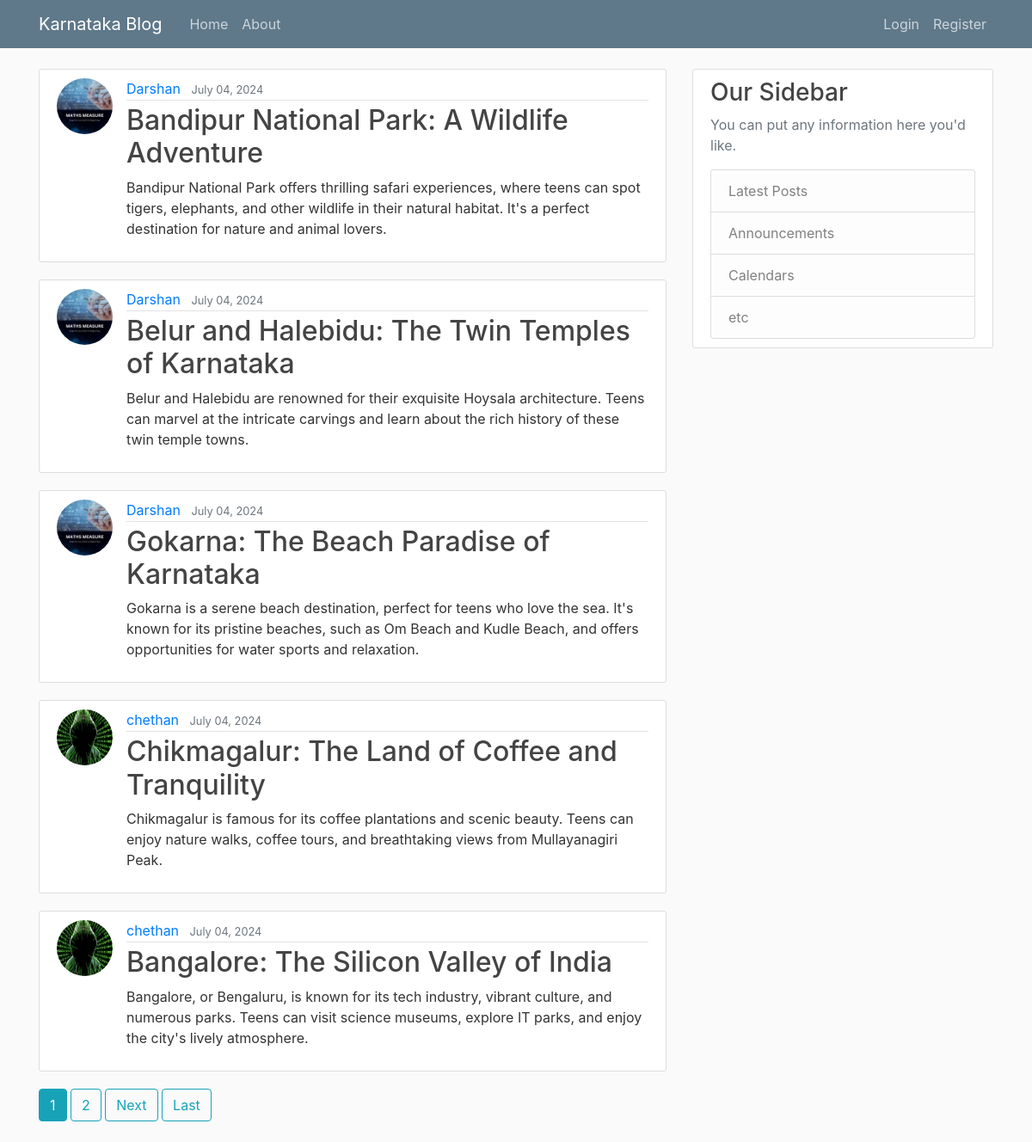
The page / on the database its author committed.
### blog/models.py (models this page shows, shortened)
class Post(models.Model):
    title = models.CharField(max_length=100)
    content = models.TextField()
    date_posted = models.DateTimeField(default= timezone.now)
    author = models.ForeignKey(User,on_delete= models.CASCADE)

### user/models.py (models this page shows, shortened)
class Profile(models.Model):
    user = models.OneToOneField(User, on_delete=models.CASCADE)
    image = models.ImageField(default='default.jpg', upload_to='profile_pics/')
    country_name = models.CharField(max_length=100)

### blog/views.py (the view)
# urls.py: path('',PostListView.as_view(),name='blog-home'),
class PostListView(ListView):
    model = Post
    template_name = 'blog/home.html'
    context_object_name = 'posts'
    ordering = ['-date_posted']
    paginate_by = 5

### blog/templates/blog/home.html (shortened to what this page needs)
 {% extends "blog/base.html" %}
 {%block content %}
         {% for post in posts%}
             <article class="media content-section">
                 <img class="rounded-circle article-img" src="{{ post.author.profile.image.url }}">
                  <div class="media-body">
                    <div class="article-metadata">
                      <a class="mr-2" href="{% url 'user-posts' post.author.username %}">{{ post.author }}</a>
                      <small class="text-muted">{{ post.date_posted|date:"F d, Y" }}</small>
                    </div>
                    <h2><a class="article-title" href="{% url 'post-detail'  post.id %}">{{ post.title }}</a></h2>
                    <p class="article-content">{{ post.content }}</p>
                  </div>
             </article>
         {% endfor%}
         {% if is_paginated %}
             {% for num in page_obj.paginator.page_range %}
                 {% if page_obj.number == num %}
                       <a class="btn btn-info mb-4" href="?page={{ num }}">{{ num }}</a>
                 {% elif num > page_obj.number|add:'-3' and num < page_obj.number|add:'3'  %}
                     <a class="btn btn-outline-info mb-4" href="?page={{ num }}">{{ num }}</a>
                 {% endif %}
             {% endfor %}
             {% if page_obj.has_next %}
                <a class="btn btn-outline-info mb-4" href="?page={{ page_obj.next_page_number }}">Next</a>
                <a class="btn btn-outline-info mb-4" href="?page={{ page_obj.paginator.num_pages }}">Last</a>
             {% endif %}
        {% endif %}
{% endblock content %}

### blog/templates/blog/base.html (shortened to what this page needs)
<!DOCTYPE html>
{% load static %}
<html lang="en">
<head>
    <link rel="stylesheet" href="https://cdn.jsdelivr.net/npm/bootstrap@4.0.0/dist/css/bootstrap.min.css">
    <link rel="stylesheet" type="text/css" href="{% static 'blog/main.css' %}">
</head>
<body>
<header class="site-header">
    <nav class="navbar navbar-expand-md navbar-dark bg-steel fixed-top">
        <div class="container">
            <a class="navbar-brand mr-4" href="/">Karnataka Blog</a>
            <div class="collapse navbar-collapse" id="navbarToggle">
                <div class="navbar-nav mr-auto">
                    <a class="nav-item nav-link" href="{% url 'blog-home' %}">Home</a>
                    <a class="nav-item nav-link" href="{% url 'blog-about' %}">About</a>
                </div>
                <div class="navbar-nav">
                    {% if user.is_authenticated %}
                      <a class="nav-item nav-link" href="{% url 'post-create' %}">New Post</a>
                      <a class="nav-item nav-link" href="{% url 'profile' %}">Profile</a>
                        <form id="logout-form" method="POST" action="{% url 'logout' %}" style="display: none;">
                            {% csrf_token %}
                        </form>
                        <a class="nav-item nav-link" href="#" onclick="document.getElementById('logout-form').submit();">Logout</a>
                    {% else %}
                        <a class="nav-item nav-link" href="{% url 'login' %}">Login</a>
                        <a class="nav-item nav-link" href="{% url 'register' %}">Register</a>
                    {% endif %}
                </div>
            </div>
        </div>
    </nav>
</header>
<main role="main" class="container">
    <div class="row">
        <div class="col-md-8">
            {% block content %}{% endblock %}
        </div>
        <div class="col-md-4">
            <div class="content-section">
                <h3>Our Sidebar</h3>
                <p class="text-muted">You can put any information here you'd like.</p>
                <ul class="list-group">
                    <li class="list-group-item list-group-item-light">Latest Posts</li>
                    <li class="list-group-item list-group-item-light">Announcements</li>
                    <li class="list-group-item list-group-item-light">Calendars</li>
                    <li class="list-group-item list-group-item-light">etc</li>
                </ul>
            </div>
        </div>
    </div>
</main>
</body>
</html>

### blog/static/blog/main.css (style rules this page uses)
body { background: #fafafa; color: #333333; margin-top: 5rem; }
h1, h2, h3, h4, h5, h6 { color: #444444; }
ul { margin: 0; }
.bg-steel { background-color: #5f788a; }
.site-header .navbar-nav .nav-link { color: #cbd5db; }
.content-section { background: #ffffff; padding: 10px 20px; border: 1px solid #dddddd; border-radius: 3px; margin-bottom: 20px; }
.article-title { color: #444444; }
.article-content { white-space: pre-line; }
.article-img { height: 65px; width: 65px; margin-right: 16px; }
.article-metadata { padding-bottom: 1px; margin-bottom: 4px; border-bottom: 1px solid #e3e3e3 }

### rows shown on the page
Post: author.profile.image (picture), author "Darshan", date_posted "July 04, 2024", title "Bandipur National Park: A Wildlife Adventure", content "Bandipur National Park offers thrilling safari experiences, where teens can spot tigers, elephants, and other wildlife in their natural habitat. It's a perfect destination for nature and animal lovers."
Post: author.profile.image (picture), author "Darshan", date_posted "July 04, 2024", title "Belur and Halebidu: The Twin Temples of Karnataka", content "Belur and Halebidu are renowned for their exquisite Hoysala architecture. Teens can marvel at the intricate carvings and learn about the rich history of these twin temple towns."
Post: author.profile.image (picture), author "Darshan", date_posted "July 04, 2024", title "Gokarna: The Beach Paradise of Karnataka", content "Gokarna is a serene beach destination, perfect for teens who love the sea. It's known for its pristine beaches, such as Om Beach and Kudle Beach, and offers opportunities for water sports and relaxation."
Post: author.profile.image (picture), author "chethan", date_posted "July 04, 2024", title "Chikmagalur: The Land of Coffee and Tranquility", content "Chikmagalur is famous for its coffee plantations and scenic beauty. Teens can enjoy nature walks, coffee tours, and breathtaking views from Mullayanagiri Peak."
Post: author.profile.image (picture), author "chethan", date_posted "July 04, 2024", title "Bangalore: The Silicon Valley of India", content "Bangalore, or Bengaluru, is known for its tech industry, vibrant culture, and numerous parks. Teens can visit science museums, explore IT parks, and enjoy the city's lively atmosphere."

### other values the page prints
{{ num }} "1"
{{ num }} "2"
